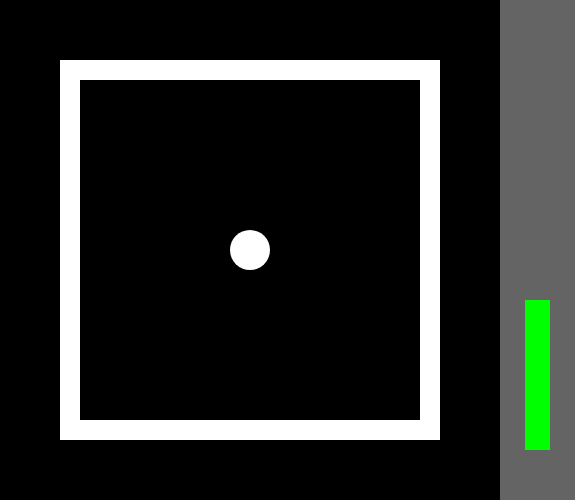
Frame 1 (no input)
Frame 60 (no input): identical to frame 1, image omitted
Frame 120 (the mouse pressed at the canvas centre since frame 60): identical to frame 1, image omitted

The p5.js sketch that drew this single still picture (run headless with seeded random() and noise() and a simulated clock; from frame 60 on, the mouse is pressed at the canvas centre):

// p5.js sketch
// ── sketch.js
var px = 250;
var py = 250;
var pmove = 5;

var phh = 150;
var phy = 300;
var phmove = 6;

var t1x = 100;
var t1y = 100;

var t2x = 400;
var t2y = 100;

function setup() {
  createCanvas(575, 500);
}

function draw() {
  background(0);
  
  field();
  player();
  
  if (mouseX>500) {
  phy = phy + phmove;
    phh = phh - phmove;
  }
  
  playerHealth();
}

function player() {
  	fill (255);
    noStroke();
    ellipseMode(RADIUS);
    ellipse(px, py, 20,20);

  { //WASD
    if (keyIsDown(UP_ARROW)) {
   	py = py - pmove;
   } else if (keyIsDown(DOWN_ARROW)) {
   	py = py + pmove;
	 } else if (keyIsDown(LEFT_ARROW)) {
   	px = px - pmove;
   } else if (keyIsDown(RIGHT_ARROW)) {
   	px = px + pmove;
   }
    
    } // WASD
  }

function field() {
	noFill();
  strokeWeight(20);
  stroke(255);
  rectMode(RADIUS);
  rect(250,250,180,180);

  if (px+20 > 430) {
  	px = px - pmove;
  } else if (px-20 < 70) {
  	px = px + pmove;
  } else if (py+20 > 430) {
  	py = py - pmove;
  } else if (py-20 < 70) {
  	py = py + pmove;
  }
  
}

function playerHealth() {
  rectMode(CORNER);
  noStroke();

  fill(100);
  rect(500, 0, 75, 500);
  
  fill(255, 0, 0);
  rect(525, 300, 25, 150);

  fill(0, 255, 0);
  rect(525, phy, 25, phh);

  
  if (phh <= 0) {
    phh = 0;
    phy = 450;

    fill(255, 0, 0);
    textSize(30);
    textFont("Comic Sans MS");
    textAlign(CENTER);
    text('GAME OVER', 250, height / 2);
    textSize(15);
    text('Press "r" To Restart', 255, (height / 2) + 30);
    //text('or "m" to go to Menu', 255, (height / 2) + 50);
    
  }

}

function keyPressed() {

  if (key == "r") {
  	phh = 150;
    phy = 300;
  }
}
